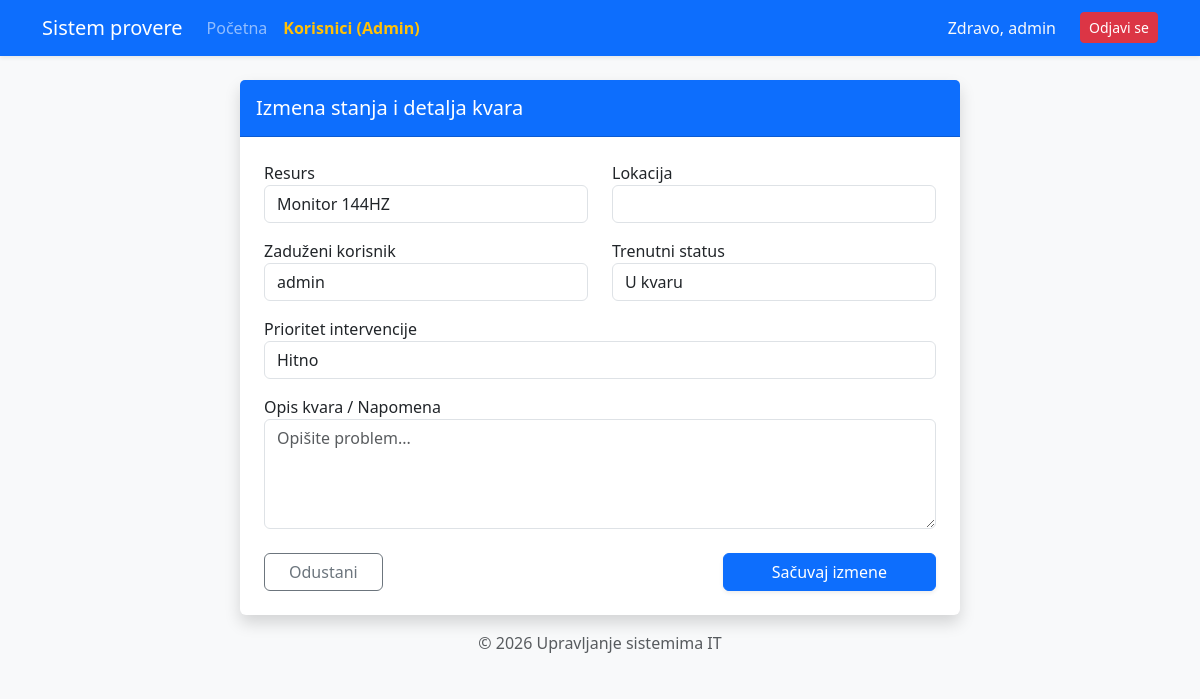
/izmeni-stanje/2 (signed in), run on the app's committed database.
### alchemy_classes.py (models this page shows)
class User(db.Model, UserMixin):
    __tablename__ = "user"
    id: Mapped[int] = mapped_column(Integer, primary_key=True)
    username: Mapped[str] = mapped_column(String(20), unique=True, nullable=False)
    password: Mapped[str] = mapped_column(String(100), nullable=False)
    ime_prezime: Mapped[str] = mapped_column(String(100), nullable=True)
    uloga: Mapped[str] = mapped_column(String(10), default="user")
    zaduzeni_statusi: Mapped[list["StatusResursa"]] = relationship("StatusResursa", back_populates="korisnik")

class StatusResursa(db.Model):
    __tablename__ = "status_resursa"
    id: Mapped[int] = mapped_column(Integer, primary_key=True)
    resurs_id: Mapped[int] = mapped_column(ForeignKey("resurs.id"), nullable=False)
    lokacija_id: Mapped[int] = mapped_column(ForeignKey("lokacija.id"), nullable=False)
    korisnik_id: Mapped[int] = mapped_column(ForeignKey("user.id"), nullable=False) # VEZA SA KORISNIKOM!
    kolicina: Mapped[int] = mapped_column(Integer, default=1)
    status_kvara: Mapped[str] = mapped_column(String(50))
    prioritet: Mapped[str] = mapped_column(String(20))
    opis_problema: Mapped[str] = mapped_column(String(50), nullable=True)
    datum_prijave: Mapped[datetime] = mapped_column(DateTime, default=datetime.utcnow)
    resurs: Mapped["Resurs"] = relationship("Resurs", back_populates="statusi")
    lokacija: Mapped["Lokacija"] = relationship("Lokacija", back_populates="izvestaji")
    korisnik: Mapped["User"] = relationship("User", back_populates="zaduzeni_statusi")

class Resurs(db.Model):
    __tablename__ = "resurs"
    id: Mapped[int] = mapped_column(Integer, primary_key=True)
    naziv: Mapped[str] = mapped_column(String(100), nullable=False)
    tip: Mapped[str] = mapped_column(String(50))
    serijski_broj: Mapped[str] = mapped_column(String(100), unique=True)
    godina_nabavke: Mapped[int] = mapped_column(Integer)
    statusi: Mapped[list["StatusResursa"]] = relationship("StatusResursa", back_populates="resurs")

### main.py (the view, shortened to what this page needs)
@app.route('/izmeni-stanje/<int:stanje_id>', methods=['GET', 'POST'])
@login_required
def izmeni_stanje(stanje_id):
    stanje = StatusResursa.query.get_or_404(stanje_id)
    svi_resursi = Resurs.query.all()
    sve_lokacije = Lokacija.query.all()
    svi_korisnici = User.query.all()
    return render_template('izmeni_stanje.html',
                           stanje=stanje,
                           resursi=svi_resursi,
                           lokacije=sve_lokacije,
                           korisnici=svi_korisnici)

### main.py (called while the page is built)
@login_manager.user_loader
def load_user(user_id):
    return db.get_or_404(User, user_id)

### templates/izmeni_stanje.html (shortened to what this page needs)
{% extends "base.html" %}
{% block content %}
<div class="container mt-4">
    <div class="row justify-content-center">
        <div class="col-md-8">
            <div class="card shadow border-0">
                <div class="card-header bg-primary text-white py-3">
                    <h5 class="mb-0"> Izmena stanja i detalja kvara</h5>
                </div>
                <div class="card-body p-4">
                    <form method="POST">
                        <div class="row">
                            <div class="col-md-6 mb-3">
                                <label class="font-weight-bold">Resurs</label>
                                <select name="resurs_id" class="form-control">
                                    {% for r in resursi %}
                                    <option value="{{ r.id }}" {% if r.id == stanje.resurs_id %}selected{% endif %}>{{ r.naziv }}</option>
                                    {% endfor %}
                                </select>
                            </div>
                            <div class="col-md-6 mb-3">
                                <label class="font-weight-bold">Lokacija</label>
                                <select name="lokacija_id" class="form-control">
                                    {% for l in lokacije %}
                                    <option value="{{ l.id }}" {% if l.id == stanje.lokacija_id %}selected{% endif %}>{{ l.ime_lokacije }}</option>
                                    {% endfor %}
                                </select>
                            </div>
                        </div>
                        <div class="row">
                            <div class="col-md-6 mb-3">
                                <label class="font-weight-bold">Zaduženi korisnik</label>
                                <select name="user_id" class="form-control">
                                    {% for u in korisnici %}
                                    <option value="{{ u.id }}" {% if u.id == stanje.user_id %}selected{% endif %}>{{ u.username }}</option>
                                    {% endfor %}
                                </select>
                            </div>
                            <div class="col-md-6 mb-3">
                                <label class="font-weight-bold">Trenutni status</label>
                                <select name="status_kvara" class="form-control">
                                    <option value="U kvaru" {% if stanje.status_kvara == 'U kvaru' %}selected{% endif %}>U kvaru</option>
                                </select>
                            </div>
                        </div>
                        <div class="mb-3">
                            <label class="font-weight-bold">Prioritet intervencije</label>
                            <select name="prioritet" class="form-control">
                                <option value="Hitno" {% if stanje.prioritet == 'Hitno' %}selected{% endif %}>Hitno</option>
                            </select>
                        </div>
                        <div class="mb-4">
                            <label class="font-weight-bold">Opis kvara / Napomena</label>
                            <textarea name="opis_stanja" class="form-control" rows="4" placeholder="Opišite problem...">{{ stanje.opis_stanja }}</textarea>
                        </div>
                        <div class="d-flex justify-content-between">
                            <a href="{{ url_for('home') }}" class="btn btn-outline-secondary px-4">Odustani</a>
                            <button type="submit" class="btn btn-primary px-5 shadow-sm">Sačuvaj izmene</button>
                        </div>
                    </form>
                </div>
            </div>
        </div>
    </div>
</div>
{% endblock %}

### templates/base.html (shortened to what this page needs)
<!DOCTYPE html>
<html lang="sr">
<head>
    {{ bootstrap.load_css() }}
</head>
<body>
    <nav class="navbar navbar-expand-lg navbar-dark bg-primary shadow-sm">
        <div class="container">
            <a class="navbar-brand" href="{{ url_for('home') }}"> Sistem provere</a>
            <div class="collapse navbar-collapse" id="navbarNav">
                <ul class="navbar-nav me-auto">
                    <li class="nav-item">
                        <a class="nav-link" href="{{ url_for('home') }}">Početna</a>
                    </li>
                    {% if current_user.is_authenticated and current_user.uloga == 'admin' %}
                    <li class="nav-item">
                        <a class="nav-link fw-bold text-warning" href="{{ url_for('admin_panel') }}"> Korisnici (Admin)</a>
                    </li>
                    {% endif %}
                </ul>
                <ul class="navbar-nav ms-auto">
                    {% if current_user.is_authenticated %}
                        <li class="nav-item">
                            <span class="nav-link text-light">Zdravo, {{ current_user.username }}</span>
                        </li>
                        <li class="nav-item">
                            <a class="btn btn-danger btn-sm ms-lg-3 mt-1" href="{{ url_for('logout') }}">Odjavi se</a>
                        </li>
                    {% else %}
                        <li class="nav-item">
                            <a class="nav-link" href="{{ url_for('login') }}">Prijava</a>
                        </li>
                    {% endif %}
                </ul>
            </div>
        </div>
    </nav>
    <div class="container">
        {% block content %}{% endblock %}
    </div>
    <footer class="footer mt-auto py-3 bg-light text-center">
        <div class="container">
            <span class="text-muted">© 2026 Upravljanje sistemima IT</span>
        </div>
    </footer>
</body>
</html>
</html>

### templates/base.html (style rules this page uses)
body { background-color: #f8f9fa; }
.navbar { margin-bottom: 20px; }
.footer { margin-top: 40px; padding: 20px; background: #eee; text-align: center; }

### data on the page
User: username "admin"
StatusResursa: resurs_id "Monitor 144HZ", status_kvara "U kvaru", prioritet "Hitno"

### other printed values
form field user_id "admin"
